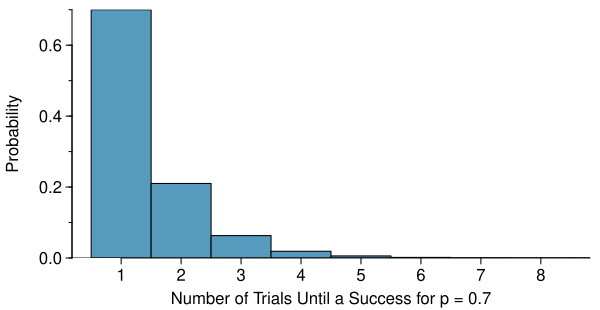

The R source for this figure:
library(openintro)
data(COL)

p <- 0.7
x <- 1:100
y <- (1 - p)^(x - 1) * p
myPDF('geometricDist70.pdf', 6, 3.1,
      mar = c(2.6, 3.6, 0.5, 0.5),
      mgp = c(2.5, 0.34, 0))
plot(x, y,
     xlim = c(0.5, 8.5),
     type = 'n',
     axes = FALSE,
     xlab = '',
     yaxs="i",
     ylab = 'Probability')
mtext(paste('Number of Trials Until a Success for p =', p),
    line = 1.5, side = 1)
axis(1, at = seq(1, 20, 1))
par(mgp = c(2.25, 0.5, 0))
axis(2, seq(0, 0.6, 0.2))
axis(2, seq(0, 0.7, 0.1), rep("", 8), tcl = -0.15)
for (i in 1:14) {
  rect(x[i] - 0.5, 0,
       x[i] + 0.5, y[i],
       col = COL[1])
}
abline(h = 0)
text(14.7, 0.003, '...', col = '#444444')
dev.off()
